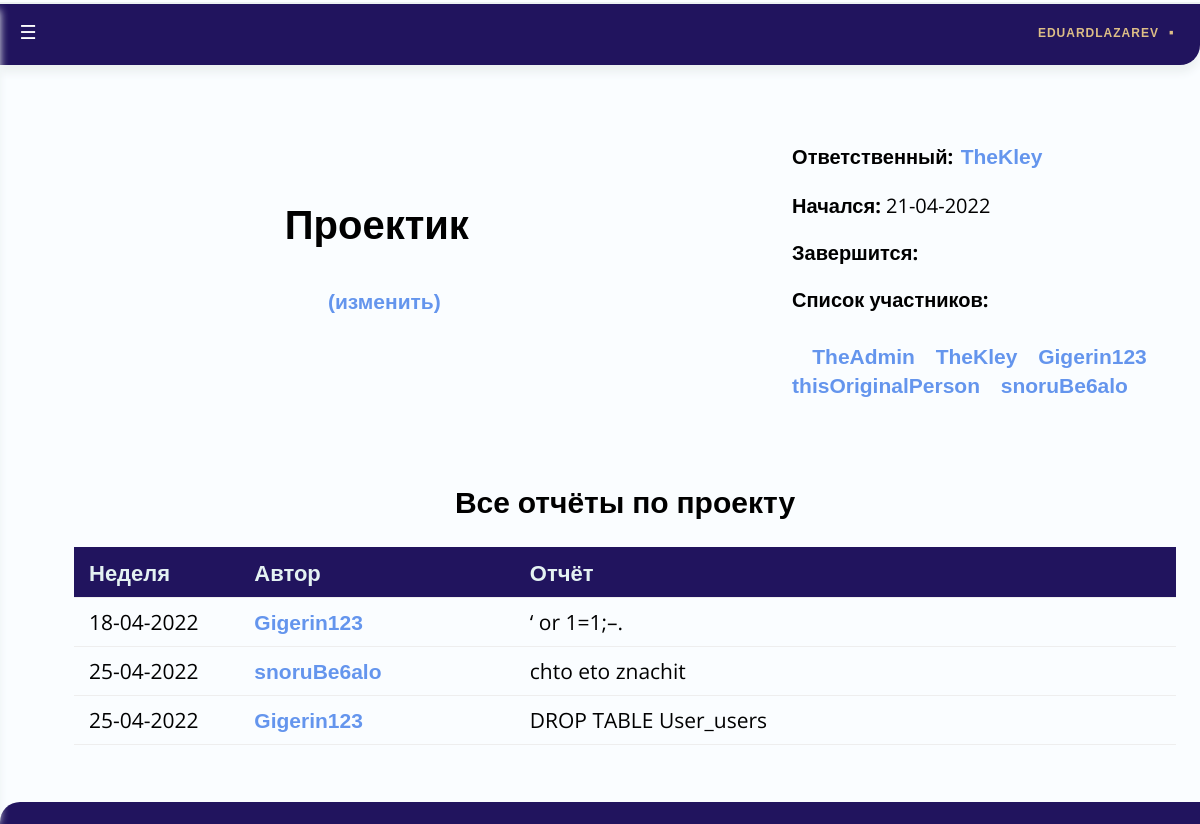
The app's page /TeleBot/project/3 (signed in), older data.
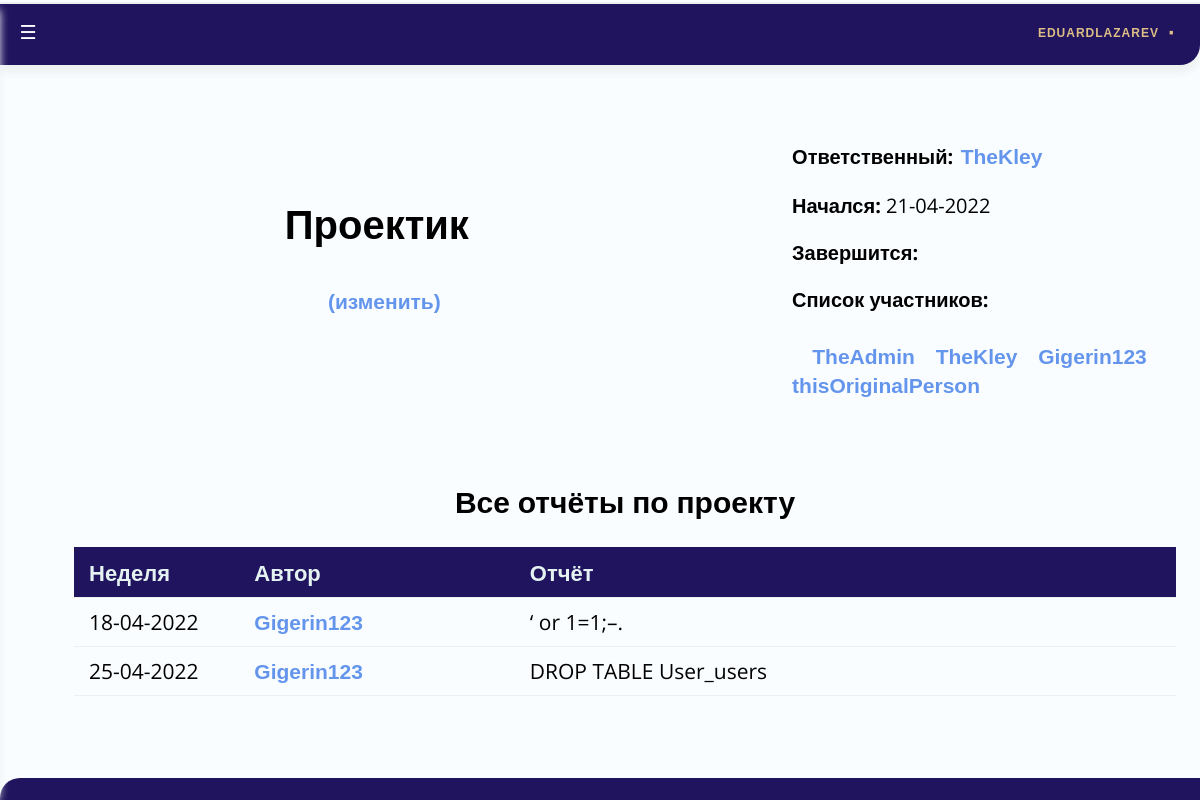
The same page, newer data.
### Users/models.py (models this page shows, shortened)
class User(AbstractUser):
	personal_token = models.UUIDField(default=uuid.uuid4, help_text="Unique ID for this particular book across whole library")
	telegram_id = models.BigIntegerField(primary_key=True, unique=True)
	def __str__(self):
		return self.username
	def get_absolute_url(self):
		return reverse('user-detail', args=[str(self.telegram_id)])
	def is_verified(self):
		return (self.is_active) or (self.is_staff)

### Reports/models.py (models this page shows, shortened)
class Report(models.Model):
	user = models.ForeignKey(User, on_delete=models.SET_NULL, null=True)
	project = models.ForeignKey(Project, on_delete=models.SET_NULL, null=True)
	report_date = models.DateField(default = date.today)
	message = models.TextField(max_length=1000, help_text="Write any additional comments")

### Projects/views.py (the view)
# urls.py: urlpatterns += [re_path(r'^project/(?P<pk>\d+)$', Projects.views.project_detail, name='project-detail'),]
@user_passes_test(User.is_verified)
def project_detail(request,pk):
	try:
		project=Project.objects.get(pk=pk)
	except Project.DoesNotExist:
		raise Http404("Такого проекта не существует!")
	if request.user.is_staff or request.user in project.users.all():
		if request.user.is_staff or request.user == project.responsible_user:
			reports = project.report_set.all()
		else:
			reports = project.report_set.all().filter(user=request.user)
		return render(
			request,
			'Projects/project_detail.html',
			context={'project':project, 'reports':reports}
		)
	else:
		return HttpResponseRedirect(reverse('projects'))

### Projects/models.py (called while the page is built)
	def get_change_url(self):
		return reverse('project-change', args=[str(self.id)])

	def status(self):
		if not self.start_date or date.today()< self.start_date:
			return 'Не начался'
		if self.end_date is None or self.start_date <= date.today() < self.end_date:
			return 'В процессе'
		if date.today() >= self.end_date:
			return 'Завершился'

### TeleBot/templates/Projects/project_detail.html (shortened to what this page needs)
{% extends "base_generic.html" %}
{% block head %}
{% load static %}
{% endblock %}
{% block content %}
	<table class="empty" align = center width = 100% >
		<tr class="empty">
			<td class="empty" width = 55%>
				<h1 align = center>{{ project.name }} </h1>
				{% if user.is_staff or project.responsible_user == user %}
					<h4 align = center><big><big>  </big></big><a class="mya" href = "{{ project.get_change_url}}">(изменить)</a></h5>
				{% endif %}
			</td>
			<td class="empty" width = 10%></td>
			<td class="empty" width = 35%>
				<p><strong>Ответственный:</strong><big><big> </big></big><a class = "mya" href="{{ project.responsible_user.get_absolute_url }}">{{ project.responsible_user }}</a></p>
				<p><strong>
					{% if project.status == "Не начался" %} Начнётся:
					{% else %} Начался:
					{% endif %}
				</strong>{{ project.start_date|date:'d-m-Y'}}</p>
				<p><strong>
					{% if project.status == "Завершился" %} Завершился:
					{% else %} Завершится:
					{% endif %}
				</strong> {{ project.end_date|date:'d-m-Y'}}</p>
				<p><strong>Список участников:</strong></p> <big><big>  </big></big>
				{% for user in project.users.all %}
					<a class = "mya" href="{{ user.get_absolute_url }}">{{user.username}}</a>
				{% endfor %}
			</td>
		</tr>
	</table>
	<br><br>
    <h2 align = center>{% if user.is_staff or user == project.responsible_user %}Все{% else %}Ваши{% endif %} отчёты по проекту</h2>
	{% if reports %}
	<table align = center width = 85% cellspacing="0" border="2" id="myTable" class="table">
    <thead>
		<tr>
			<th width = 15% onclick="sortTable(0)" align=center>Неделя</th>
			<th width = 25% onclick="sortTable(1)" align=left>Автор</th>
			<th width = 70% onclick="sortTable(2)" align=center>Отчёт</th>
		</tr>
        </thead>
        <tbody>
    {% for report in reports %}
		<tr>
			<td align=center>{{report.report_date|date:'d-m-Y'}}</td>
			<td><a class = "mya" href="{{ report.user.get_absolute_url }}">{{report.user}}</a>
			<td>{{report.message}}</ul>
		<tr>
	{% endfor %}
    </tbody>
	</table>
	{% else %}
	<br><br><br>
	<h3 align = center>(которых нет)</h3>
	{% endif %}
{% endblock %}

Row changes from the older to the newer data that the page shows:
removed User: username "snoruBe6alo"
removed Report: report_date "25-04-2022", user "snoruBe6alo", message "chto eto znachit"
